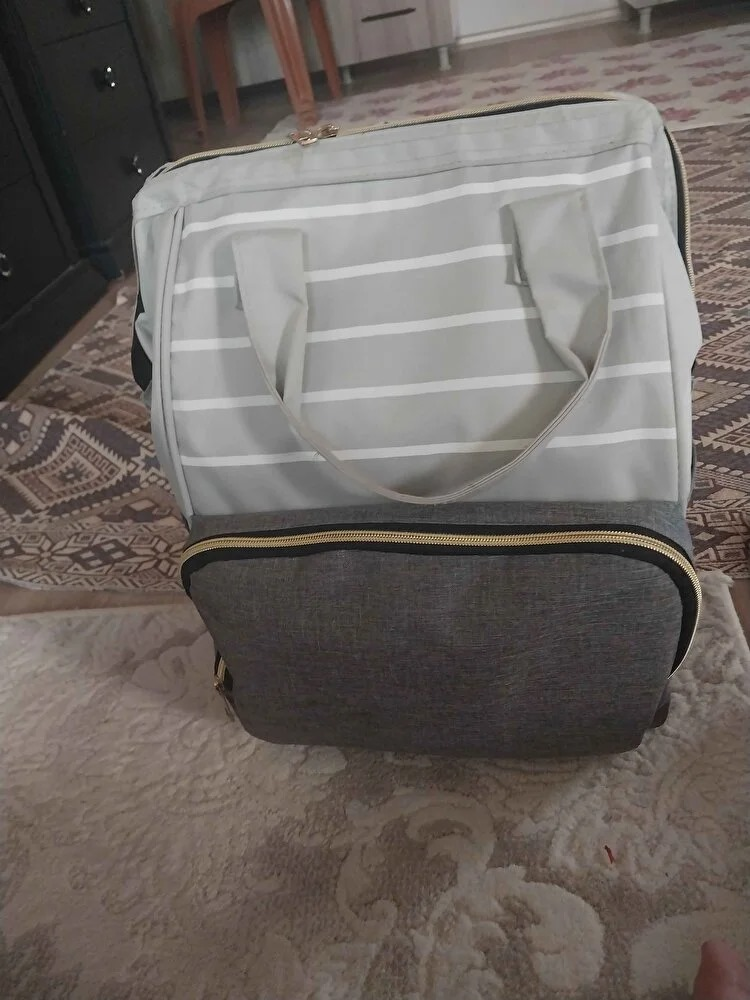
#> input picture examples/bag.jpeg, 750 x 1000 px
$ python -i color_utils.py   (imports and definitions only)
#> lines starting #> are read from the running program, lines starting #| are printed output that depends on the picture
#> further down, picture is the input picture: PIL image 750x1000 RGB; mean R, G, B 109.9, 102.8, 98.3
import cv2
import numpy as np
import webcolors
import math
from PIL import Image
import logging
from typing import Tuple, Optional

logger = logging.getLogger('ColorUtils')

class ColorDetector:
    def __init__(self, n_clusters: int = 5, quant_size: int = 16):
        self.n_clusters = n_clusters
        self.quant_size = quant_size

    def get_dominant_color(self, image: Image.Image) -> Optional[Tuple[int, int, int]]:
        """Extract dominant color from PIL Image."""
        try:
            # Convert to RGB and resize for faster processing
            image = image.convert('RGB').resize((150, 150))
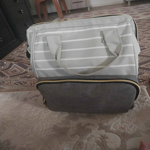
#> image: PIL image 150x150 RGB; mean R, G, B 109.9, 102.8, 98.3
            pixels = np.float32(list(image.getdata()))

            # Use k-means clustering to find dominant colors
            criteria = (cv2.TERM_CRITERIA_EPS + cv2.TERM_CRITERIA_MAX_ITER, 200, .1)
            _, labels, palette = cv2.kmeans(
                pixels,
                self.n_clusters,
                None,
                criteria,
                10,
                cv2.KMEANS_RANDOM_CENTERS
            )
#> palette = [[169.2, 169.2, 168.1], [44.34, 41.69, 40.45], [77.35, 68.28, 63.38], [135, 126.6, 121], [108.8, 96.17, 88.47]]

            # Get the most dominant color
            dominant_color = tuple(map(int, palette[np.argmax(np.unique(labels, return_counts=True)[1])]))
#> dominant_color = (108, 96, 88)
            logger.info(f"Successfully extracted dominant color: {dominant_color}")
            return dominant_color

        except Exception as e:
            logger.error(f"Error extracting dominant color: {e}")
            return None

    # [45 lines left out: functions quantize_color, rgb_to_color_name, get_color_name, not called in this run]

>>> from PIL import Image
>>> picture = Image.open('examples/bag.jpeg')
>>> result = ColorDetector().get_dominant_color(picture)
#> result = (108, 96, 88)
